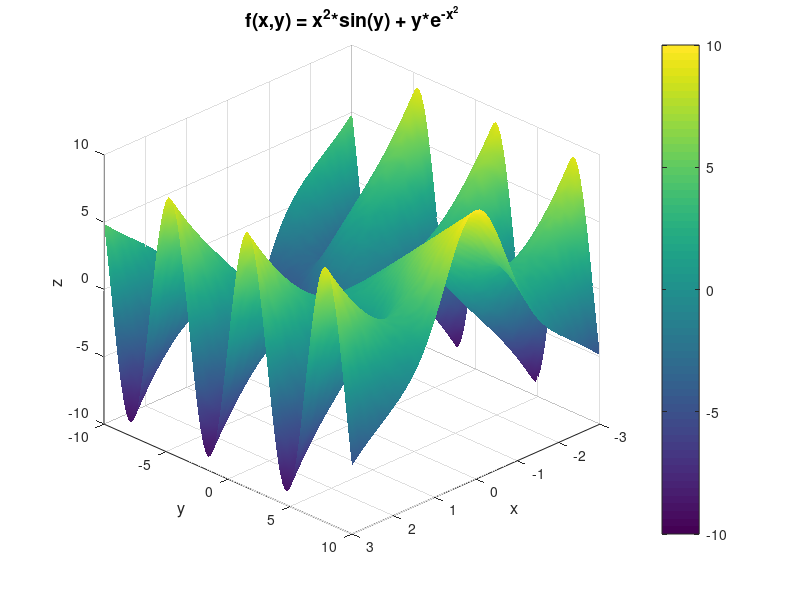

Source code (MATLAB):
% Script to visualize a 3D function f(x,y)

% --- Initialization ---
clear all;
close all;
clc;

% --- Define the Domain ---
% Define the range and resolution for x and y axes
x_range = -3:0.1:3;
y_range = -10:0.2:10;

% Create a 2D grid from the x and y ranges
[X, Y] = meshgrid(x_range, y_range);

% --- Evaluate the Function ---
% Calculate Z = f(X,Y) using element-wise operators (.^, .*) 
Z = X.^2 .* sin(Y) + Y .* exp(-X.^2);

% --- Create the 3D Plot ---
figure('Name', '3D Surface Plot');

% Use the surf command to create the surface plot
surf(X, Y, Z);

% --- Enhance the Plot ---

% Use interpolated shading for a smoother color transition
shading interp;

% Add a title and axis labels
title('f(x,y) = x^2*sin(y) + y*e^{-x^2}', 'FontSize', 14);
xlabel('x', 'FontSize', 12);
ylabel('y', 'FontSize', 12);
zlabel('z', 'FontSize', 12);

% Add a color bar to show the mapping of color to z-values
colorbar;

% Adjust the view angle for a better perspective
view(135, 30);

grid on;

% --- Pause for Viewing ---
fprintf('\nPlot window is open. Press any key in the terminal to close.\n');
pause;
